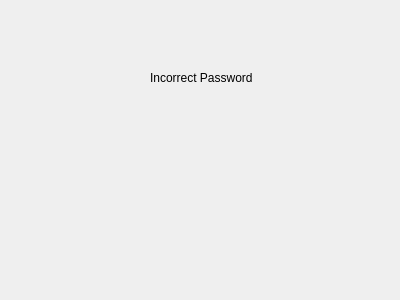
<?xml version="1.0" encoding="UTF-8"?>
<ui version="4.0">
 <class>incpass</class>
 <widget class="QDialog" name="incpass">
  <property name="geometry">
   <rect>
    <x>0</x>
    <y>0</y>
    <width>400</width>
    <height>300</height>
   </rect>
  </property>
  <property name="windowTitle">
   <string>Dialog</string>
  </property>
  <widget class="QLabel" name="label">
   <property name="geometry">
    <rect>
     <x>150</x>
     <y>70</y>
     <width>171</width>
     <height>16</height>
    </rect>
   </property>
   <property name="text">
    <string>Incorrect Password</string>
   </property>
  </widget>
 </widget>
 <resources/>
 <connections/>
</ui>
